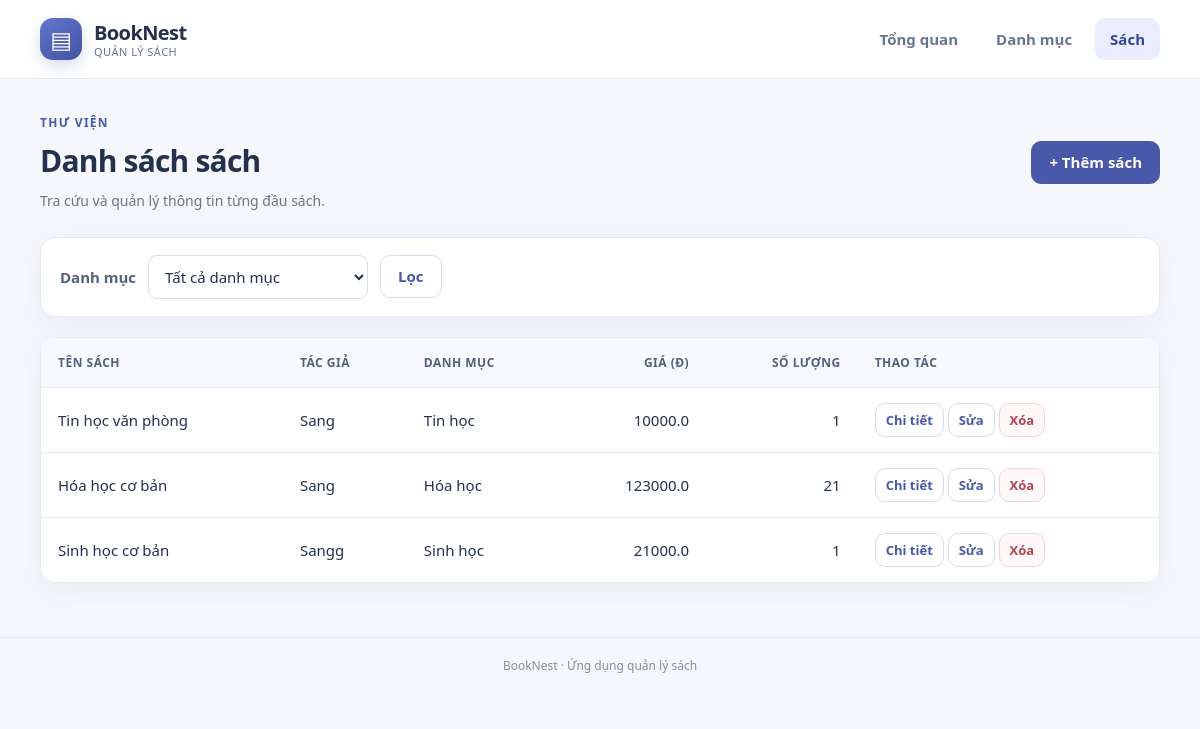
/books, run on the app's committed database.
### tables this page shows
CREATE TABLE books (
                id INTEGER PRIMARY KEY AUTOINCREMENT,
                title TEXT NOT NULL,
                author TEXT,
                price REAL NOT NULL CHECK (price >= 0),
                quantity INTEGER NOT NULL DEFAULT 0 CHECK (quantity >= 0),
                category_id INTEGER NOT NULL,
                FOREIGN KEY (category_id) REFERENCES categories(id) ON DELETE RESTRICT
            );

CREATE TABLE categories (
                id INTEGER PRIMARY KEY AUTOINCREMENT,
                name TEXT NOT NULL UNIQUE,
                description TEXT
            );

### app.py (the view)
@app.get("/books")
def books():
    with closing(get_connection()) as connection:
        categories = connection.execute("SELECT id, name FROM categories ORDER BY name").fetchall()
        category_id = request.args.get("category_id", type=int)
        if category_id in {category["id"] for category in categories}:
            rows = connection.execute(BOOKS_WITH_CATEGORY + " WHERE books.category_id = ? ORDER BY books.id",
                                      (category_id,)).fetchall()
        else:
            category_id = None
            rows = connection.execute(BOOKS_WITH_CATEGORY + " ORDER BY books.id").fetchall()
    return render_template("books.html", books=rows, categories=categories, category_id=category_id)

### database.py (called while the page is built)
def get_connection():
    connection = sqlite3.connect(DATABASE_PATH)
    connection.row_factory = sqlite3.Row
    connection.execute("PRAGMA foreign_keys = ON")
    return connection

### templates/books.html (shortened to what this page needs)
{% extends "base.html" %}
{% block content %}
<div class="page-heading">
    <div><p class="eyebrow">THƯ VIỆN</p><h1>Danh sách sách</h1><p class="page-description">Tra cứu và quản lý thông tin từng đầu sách.</p></div>
    <a class="button" href="{{ url_for('book_form') }}">+ Thêm sách</a>
</div>
<form class="filter" method="get" action="{{ url_for('books') }}">
    <label for="category_id">Danh mục</label>
    <select id="category_id" name="category_id">
        <option value="">Tất cả danh mục</option>
    </select>
    <button class="secondary" type="submit">Lọc</button>
</form>
<div class="table-wrapper">
    <table>
        <thead>
            <tr>
                <th scope="col">Tên sách</th>
                <th scope="col">Tác giả</th>
                <th scope="col">Danh mục</th>
                <th scope="col" class="number">Giá (đ)</th>
                <th scope="col" class="number">Số lượng</th>
                <th scope="col">Thao tác</th>
            </tr>
        </thead>
        <tbody>
            {% for book in books %}
            <tr>
                <td>{{ book.title }}</td>
                <td>{{ book.author or '' }}</td>
                <td>{{ book.category_name }}</td>
                <td class="number">{{ book.price }}</td>
                <td class="number">{{ book.quantity }}</td>
                <td class="actions">
                    <a class="button secondary" href="{{ url_for('book_detail', id=book.id) }}">Chi tiết</a>
                    <a class="button secondary" href="{{ url_for('book_form', id=book.id) }}">Sửa</a>
                    <form method="post" action="{{ url_for('delete_book', id=book.id) }}"
                          onsubmit="return confirm('Xóa sách này?');">
                        <button class="danger" type="submit">Xóa</button>
                    </form>
                </td>
            </tr>
            {% else %}
            <tr><td colspan="6">{{ 'Danh mục này chưa có sách.' if category_id else 'Chưa có sách.' }}</td></tr>
            {% endfor %}
        </tbody>
    </table>
</div>
{% endblock %}

### templates/base.html (shortened to what this page needs)
<!doctype html>
<html lang="vi">
<head>
    <link rel="stylesheet" href="{{ url_for('static', filename='style.css') }}">
</head>
<body>
    <header class="site-header">
        <div class="container header-inner">
            <a class="brand" href="{{ url_for('dashboard') }}" aria-label="Về trang tổng quan">
                <span class="brand-mark" aria-hidden="true">▤</span>
                <span class="brand-text">
                    <span class="site-name">BookNest</span>
                    <span class="brand-caption">QUẢN LÝ SÁCH</span>
                </span>
            </a>
            <nav aria-label="Điều hướng chính">
                <a href="{{ url_for('dashboard') }}"{% if request.endpoint == 'dashboard' %} aria-current="page"{% endif %}>Tổng quan</a>
                <a href="{{ url_for('categories') }}"{% if request.endpoint in ['categories', 'category_detail', 'category_form'] %} aria-current="page"{% endif %}>Danh mục</a>
                <a href="{{ url_for('books') }}"{% if request.endpoint in ['books', 'book_detail', 'book_form'] %} aria-current="page"{% endif %}>Sách</a>
            </nav>
        </div>
    </header>
    <main class="container">
        {% block content %}{% endblock %}
    </main>
    <footer class="page-footer">BookNest · Ứng dụng quản lý sách</footer>
</body>
</html>

### static/style.css (style rules this page uses)
:root { --ink: #24314a; --muted: #68768b; --primary: #4759a8; --primary-dark: #35468f; --accent: #e9edff; --surface: #ffffff; --background: #f5f7fc; --line: #e5eaf2; --danger: #b34251; --radius: 15px; --shadow: 0 8px 30px rgba(25, 44, 91, 0.05); }
* { box-sizing: border-box; }
body { margin: 0; background: var(--background); color: var(--ink); font: 15px/1.6 system-ui, -apple-system, "Segoe UI", Arial, sans-serif; }
a { color: var(--primary); }
.container { width: min(1120px, calc(100% - 40px)); margin-inline: auto; }
.site-header { background: #fff; border-bottom: 1px solid var(--line); }
.header-inner { display: flex; align-items: center; justify-content: space-between; gap: 20px; min-height: 78px; }
.brand { display: inline-flex; align-items: center; gap: 12px; text-decoration: none; color: var(--ink); }
.brand-mark { display: grid; place-items: center; width: 42px; height: 42px; border-radius: 13px; color: #fff; background: linear-gradient(145deg, #6274cf, #4254a2); font-size: 23px; line-height: 1; box-shadow: 0 6px 14px rgba(71, 89, 168, .2); }
.brand-text { display: flex; flex-direction: column; line-height: 1.25; }
.site-name { font-weight: 750; font-size: 20px; letter-spacing: -.6px; }
.brand-caption { font-size: 11px; color: var(--muted); letter-spacing: .5px; }
nav { display: flex; align-items: center; flex-wrap: wrap; gap: 8px; }
nav a { color: var(--muted); padding: 9px 15px; border-radius: 10px; text-decoration: none; font-weight: 600; transition: background .2s, color .2s; }
nav a[aria-current="page"] { background: var(--accent); color: var(--primary-dark); }
main { padding-top: 34px; padding-bottom: 54px; }
.page-heading { display: flex; justify-content: space-between; align-items: center; flex-wrap: wrap; gap: 16px; margin-bottom: 24px; }
.page-heading h1, h1 { margin: 0; font-size: clamp(24px, 3vw, 30px); font-weight: 750; letter-spacing: -.8px; }
.eyebrow { margin: 0 0 5px; color: var(--primary); font-size: 12px; font-weight: 800; letter-spacing: 1.25px; text-transform: uppercase; }
.page-description { color: var(--muted); margin: 5px 0 0; font-size: 14px; }
.table-wrapper { overflow-x: auto; background: var(--surface); border: 1px solid var(--line); border-radius: var(--radius); box-shadow: var(--shadow); }
table { width: 100%; border-collapse: collapse; background: white; }
th, td { padding: 15px 17px; text-align: left; vertical-align: middle; border-bottom: 1px solid var(--line); }
thead th { background: #f8f9fe; color: #52617a; font-size: 12px; font-weight: 750; text-transform: uppercase; letter-spacing: .5px; }
tbody tr:last-child td, tbody tr:last-child th { border-bottom: 0; }
.number { text-align: right; font-variant-numeric: tabular-nums; }
.actions { white-space: nowrap; }
.actions form { display: inline-block; margin: 0; }
.actions .button, .actions button { padding: 7px 10px; font-size: 13px; }
button, .button { display: inline-flex; justify-content: center; align-items: center; gap: 6px; padding: 10px 17px; border: 1px solid var(--primary); border-radius: 10px; background: var(--primary); color: white; font: inherit; font-weight: 650; line-height: 1.4; text-decoration: none; cursor: pointer; transition: background .2s, transform .15s, box-shadow .2s; }
.secondary { color: var(--primary); background: white; border-color: #d4dcf2; }
.danger { color: var(--danger); border-color: #f1d4d9; background: #fff7f8; }
.filter { display: flex; align-items: center; flex-wrap: wrap; gap: 12px; margin-bottom: 20px; padding: 17px 19px; border: 1px solid var(--line); border-radius: var(--radius); background: #fff; box-shadow: var(--shadow); }
.filter label { font-weight: 650; color: #53617a; }
.filter select { min-width: 220px; }
input, textarea, select { max-width: 100%; padding: 10px 12px; border: 1px solid #d5ddeb; border-radius: 9px; background: white; color: var(--ink); font: inherit; outline: none; }
.page-footer { padding: 18px 0 26px; border-top: 1px solid var(--line); color: #8290a6; text-align: center; font-size: 12px; }

### data on the page
books: title "Tin học văn phòng", author "Sang", category_name "Tin học", price "10000.0", quantity "1"
books: title "Hóa học cơ bản", author "Sang", category_name "Hóa học", price "123000.0", quantity "21"
books: title "Sinh học cơ bản", author "Sangg", category_name "Sinh học", price "21000.0", quantity "1"
